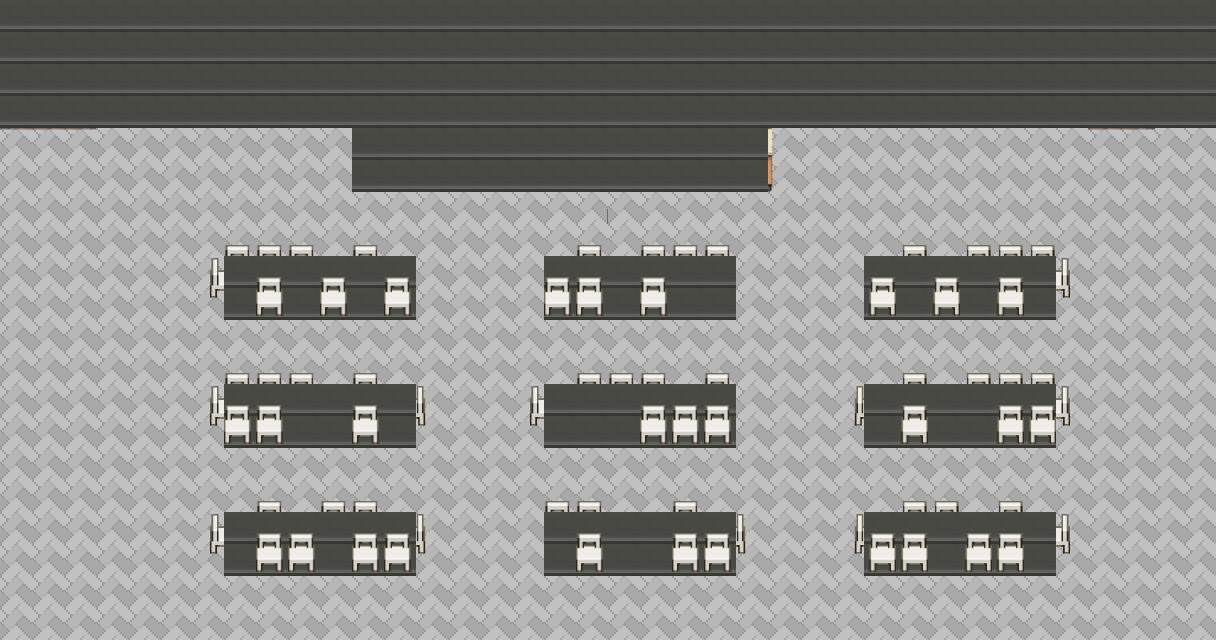

The image is a tile-based game level rendered from a .tmx file. Its description and source (layers, tilesets, objects; grid data summarised) follow:
An orthogonal 38x20 tile map with 32x32 px tiles, 9 tile layers (fondo, pared, puerta, barra, ...), 4 tilesets.

<map version="1.10" tiledversion="1.11.2" orientation="orthogonal" renderorder="right-down" width="38" height="20" tilewidth="32" tileheight="32" infinite="0" nextlayerid="17" nextobjectid="3">
 <editorsettings>
  <export target="../images/cafeteria.json" format="json" />
 </editorsettings>
 <tileset firstgid="1" name="tilesInterior2" tilewidth="32" tileheight="32" tilecount="372" columns="12">
  <image source="../images/tilesInterior2.png" width="400" height="1000" />
 </tileset>
 <tileset firstgid="373" name="tilesinterior" tilewidth="32" tileheight="32" tilecount="120" columns="6">
  <image source="../images/tilesinterior.png" width="192" height="640" />
 </tileset>
 <tileset firstgid="493" name="tilesCafeteria" tilewidth="32" tileheight="32" tilecount="1872" columns="12">
  <image source="../images/tilesCafeteria.png" width="400" height="5000" />
 </tileset>
 <tileset firstgid="2365" name="tilesetexterior" tilewidth="32" tileheight="32" tilecount="1000" columns="8">
  <image source="../images/tilesetexterior.png" width="256" height="4000" />
 </tileset>
 <layer id="5" name="fondo" width="38" height="20">
  <data>[760 cells, 760 non-empty, 2 distinct tile ids]</data>
 </layer>
 <layer id="6" name="pared" width="38" height="20">
  <data>[760 cells, 241 non-empty, 58 distinct tile ids]</data>
 </layer>
 <layer id="12" name="puerta" width="38" height="20">
  <data>[760 cells, 127 non-empty, 67 distinct tile ids]</data>
 </layer>
 <layer id="9" name="barra" width="38" height="20">
  <data>[760 cells, 114 non-empty, 114 distinct tile ids]</data>
 </layer>
 <layer id="8" name="sillas" width="38" height="20">
  <data>[760 cells, 128 non-empty, 14 distinct tile ids]</data>
 </layer>
 <layer id="7" name="mesas" width="38" height="20">
  <data>[760 cells, 122 non-empty, 15 distinct tile ids]</data>
 </layer>
 <layer id="11" name="decoracion" width="38" height="20">
  <data>[760 cells, 36 non-empty, 12 distinct tile ids]</data>
 </layer>
 <layer id="16" name="colisiones" width="38" height="20">
  <data>[760 cells, 286 non-empty, 1 distinct tile ids]</data>
 </layer>
 <layer id="10" name="sillas2" width="38" height="20">
  <data>[760 cells, 90 non-empty, 8 distinct tile ids]</data>
 </layer>
</map>
